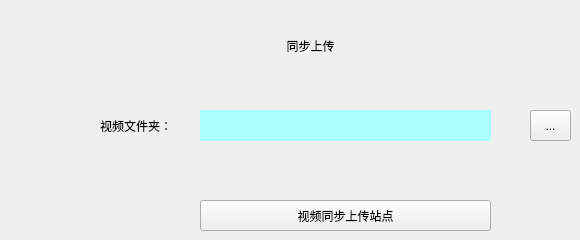
       <widget class="QWidget" name="tab_3">
        <attribute name="title">
         <string>同步上传</string>
        </attribute>
        <widget class="QLabel" name="label_23">
         <property name="geometry">
          <rect>
           <x>220</x>
           <y>30</y>
           <width>181</width>
           <height>31</height>
          </rect>
         </property>
         <property name="text">
          <string>同步上传</string>
         </property>
         <property name="alignment">
          <set>Qt::AlignCenter</set>
         </property>
        </widget>
        <widget class="QPushButton" name="confirmVideoUploadPushButton">
         <property name="geometry">
          <rect>
           <x>200</x>
           <y>200</y>
           <width>291</width>
           <height>31</height>
          </rect>
         </property>
         <property name="text">
          <string>视频同步上传站点</string>
         </property>
        </widget>
        <widget class="QLabel" name="selectUploadVideoPathLabel">
         <property name="geometry">
          <rect>
           <x>200</x>
           <y>110</y>
           <width>291</width>
           <height>31</height>
          </rect>
         </property>
         <property name="styleSheet">
          <string notr="true">background-color: rgb(170, 255, 255);</string>
         </property>
         <property name="text">
          <string/>
         </property>
        </widget>
        <widget class="QLabel" name="label_84">
         <property name="geometry">
          <rect>
           <x>100</x>
           <y>110</y>
           <width>81</width>
           <height>31</height>
          </rect>
         </property>
         <property name="text">
          <string>视频文件夹：</string>
         </property>
        </widget>
        <widget class="QToolButton" name="selectUploadVideoToolButton">
         <property name="geometry">
          <rect>
           <x>530</x>
           <y>110</y>
           <width>41</width>
           <height>31</height>
          </rect>
         </property>
         <property name="text">
          <string>...</string>
         </property>
        </widget>
       </widget>
